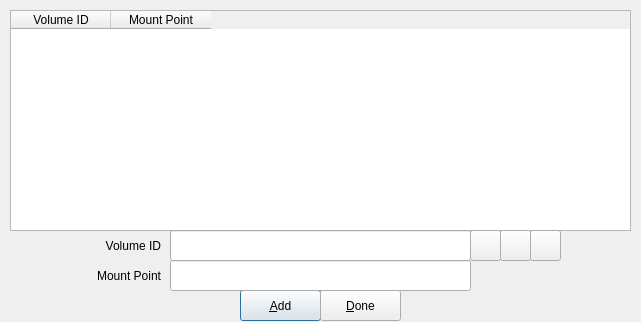
<?xml version="1.0" encoding="UTF-8"?>
<ui version="4.0">
 <class>favorites</class>
 <widget class="QDialog" name="favorites">
  <property name="windowModality">
   <enum>Qt::ApplicationModal</enum>
  </property>
  <property name="geometry">
   <rect>
    <x>0</x>
    <y>0</y>
    <width>641</width>
    <height>322</height>
   </rect>
  </property>
  <property name="windowTitle">
   <string>Manage Favorites</string>
  </property>
  <widget class="QPushButton" name="pbAdd">
   <property name="geometry">
    <rect>
     <x>240</x>
     <y>290</y>
     <width>81</width>
     <height>31</height>
    </rect>
   </property>
   <property name="text">
    <string>&amp;Add</string>
   </property>
   <property name="default">
    <bool>true</bool>
   </property>
  </widget>
  <widget class="QTableWidget" name="tableWidget">
   <property name="geometry">
    <rect>
     <x>10</x>
     <y>10</y>
     <width>621</width>
     <height>221</height>
    </rect>
   </property>
   <property name="editTriggers">
    <set>QAbstractItemView::NoEditTriggers</set>
   </property>
   <property name="tabKeyNavigation">
    <bool>false</bool>
   </property>
   <property name="showDropIndicator" stdset="0">
    <bool>false</bool>
   </property>
   <property name="dragDropOverwriteMode">
    <bool>false</bool>
   </property>
   <property name="selectionMode">
    <enum>QAbstractItemView::NoSelection</enum>
   </property>
   <property name="showGrid">
    <bool>false</bool>
   </property>
   <column>
    <property name="text">
     <string>Volume ID</string>
    </property>
    <property name="textAlignment">
     <set>AlignCenter</set>
    </property>
   </column>
   <column>
    <property name="text">
     <string>Mount Point</string>
    </property>
    <property name="textAlignment">
     <set>AlignCenter</set>
    </property>
   </column>
  </widget>
  <widget class="QLabel" name="labelName">
   <property name="geometry">
    <rect>
     <x>0</x>
     <y>230</y>
     <width>161</width>
     <height>31</height>
    </rect>
   </property>
   <property name="text">
    <string>Volume ID</string>
   </property>
   <property name="alignment">
    <set>Qt::AlignRight|Qt::AlignTrailing|Qt::AlignVCenter</set>
   </property>
   <property name="wordWrap">
    <bool>true</bool>
   </property>
  </widget>
  <widget class="QLabel" name="labelDeviceAddress">
   <property name="geometry">
    <rect>
     <x>0</x>
     <y>260</y>
     <width>161</width>
     <height>31</height>
    </rect>
   </property>
   <property name="text">
    <string>Mount Point</string>
   </property>
   <property name="alignment">
    <set>Qt::AlignRight|Qt::AlignTrailing|Qt::AlignVCenter</set>
   </property>
   <property name="wordWrap">
    <bool>true</bool>
   </property>
  </widget>
  <widget class="QLineEdit" name="lineEditMountPath">
   <property name="geometry">
    <rect>
     <x>170</x>
     <y>260</y>
     <width>301</width>
     <height>31</height>
    </rect>
   </property>
  </widget>
  <widget class="QLineEdit" name="lineEditDeviceAddress">
   <property name="geometry">
    <rect>
     <x>170</x>
     <y>230</y>
     <width>301</width>
     <height>31</height>
    </rect>
   </property>
  </widget>
  <widget class="QPushButton" name="pbDeviceAddress">
   <property name="geometry">
    <rect>
     <x>500</x>
     <y>230</y>
     <width>31</width>
     <height>31</height>
    </rect>
   </property>
   <property name="toolTip">
    <string>open partition dialog</string>
   </property>
   <property name="text">
    <string/>
   </property>
  </widget>
  <widget class="QPushButton" name="pbFileAddress">
   <property name="geometry">
    <rect>
     <x>470</x>
     <y>230</y>
     <width>31</width>
     <height>31</height>
    </rect>
   </property>
   <property name="toolTip">
    <string>open file dialog</string>
   </property>
   <property name="text">
    <string/>
   </property>
  </widget>
  <widget class="QPushButton" name="pbCancel">
   <property name="geometry">
    <rect>
     <x>320</x>
     <y>290</y>
     <width>81</width>
     <height>31</height>
    </rect>
   </property>
   <property name="text">
    <string>&amp;Done</string>
   </property>
  </widget>
  <widget class="QPushButton" name="pbFolderAddress">
   <property name="geometry">
    <rect>
     <x>530</x>
     <y>230</y>
     <width>31</width>
     <height>31</height>
    </rect>
   </property>
   <property name="text">
    <string/>
   </property>
  </widget>
 </widget>
 <tabstops>
  <tabstop>tableWidget</tabstop>
  <tabstop>lineEditDeviceAddress</tabstop>
  <tabstop>pbDeviceAddress</tabstop>
  <tabstop>pbFileAddress</tabstop>
  <tabstop>lineEditMountPath</tabstop>
  <tabstop>pbAdd</tabstop>
  <tabstop>pbCancel</tabstop>
 </tabstops>
 <resources/>
 <connections/>
</ui>
